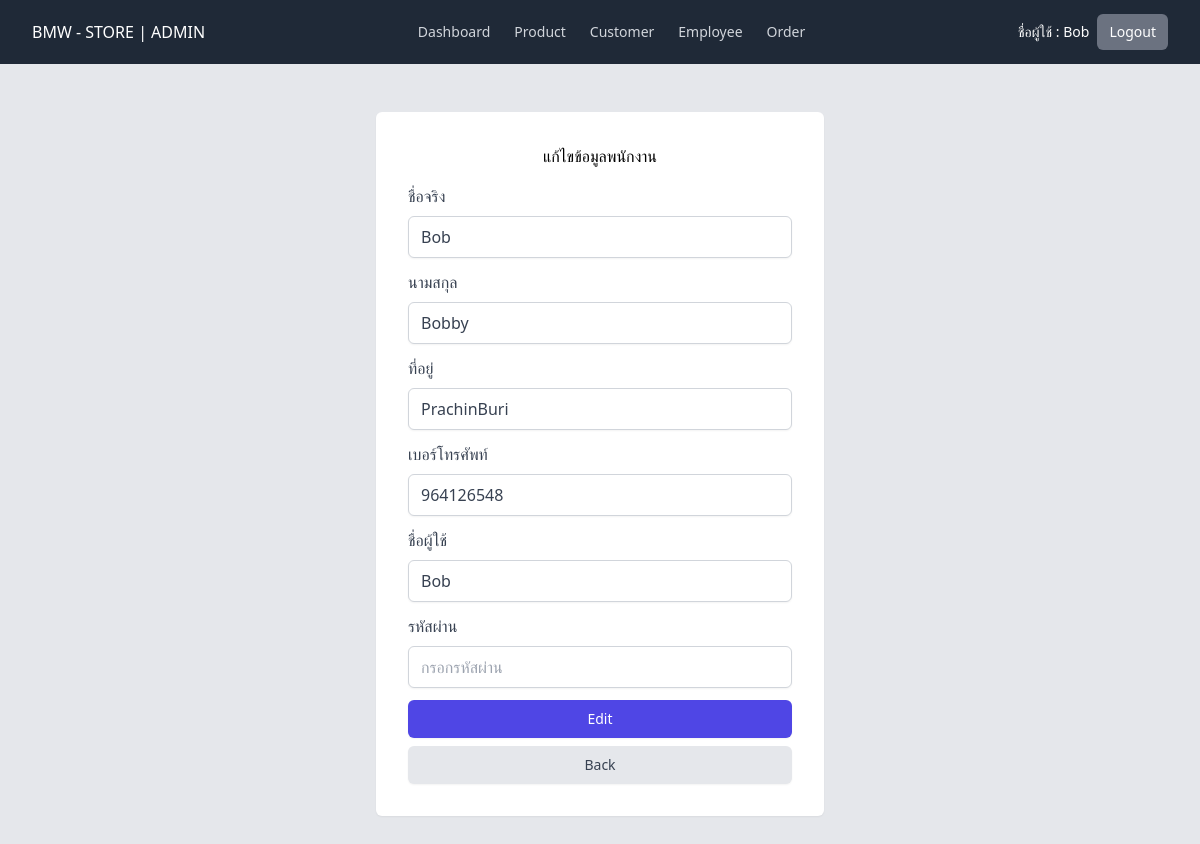
The app's page /admin/employee/edit.php?id=3 (signed in) with its own data.
### tables this page shows
CREATE TABLE `employee` (
  `EmployeeID` int(11) NOT NULL,
  `fname` varchar(120) NOT NULL,
  `lname` varchar(120) NOT NULL,
  `address` text NOT NULL,
  `tel` int(11) NOT NULL,
  `username` varchar(60) NOT NULL,
  `password` varchar(120) NOT NULL
);

### admin/employee/edit.php (the view, shortened to what this page needs)
<!DOCTYPE html>
<html lang="en">
</html>
<head>
    <?php include_once('./../../components/header.php'); ?>
</head>
<body class="bg-gray-200">
<?php
    require_once('./../../config/database.php');
    $id = $_GET['id'];
    $queryStr = "SELECT * FROM employee WHERE EmployeeID = '$id'";
    $result = $db->query($queryStr);
    $employee = $result->fetch_assoc();
?>
    <?php include_once('./../../components/admin/menu.php'); ?>
    <div class="max-w-md mx-auto my-12 bg-white p-8 rounded-md shadow-sm">
<h3 class="text-center mb-4">แก้ไขข้อมูลพนักงาน</h3>
<form method="POST" action="./edit.php?id=<?php echo $id; ?>" class="mx-auto max-w-md">
    <div class="mb-3">
        <label class="block font-medium text-gray-700 mb-2">ชื่อจริง</label>
        <input name="fname" type="text" value="<?php echo $employee['fname'] ?>"
            class="form-input rounded-md shadow-sm w-full py-2 px-3 text-gray-700 border border-gray-300 focus:outline-none focus:ring-2 focus:ring-offset-2 focus:ring-indigo-500"
            placeholder="แก้ไขชื่อจริง" required>
    </div>
    <div class="mb-3">
        <label class="block font-medium text-gray-700 mb-2">นามสกุล</label>
        <input name="lname" type="text" value="<?php echo $employee['lname'] ?>"
            class="form-input rounded-md shadow-sm w-full py-2 px-3 text-gray-700 border border-gray-300 focus:outline-none focus:ring-2 focus:ring-offset-2 focus:ring-indigo-500"
            placeholder="แก้ไขนามสกุล" required>
    </div>
    <div class="mb-3">
        <label class="block font-medium text-gray-700 mb-2">ที่อยู่</label>
        <input name="address" type="text" value="<?php echo $employee['address'] ?>"
            class="form-input rounded-md shadow-sm w-full py-2 px-3 text-gray-700 border border-gray-300 focus:outline-none focus:ring-2 focus:ring-offset-2 focus:ring-indigo-500"
            placeholder="แก้ไขที่อยู่" required>
    </div>
    <div class="mb-3">
        <label class="block font-medium text-gray-700 mb-2">เบอร์โทรศัพท์</label>
        <input name="tel" type="text" value="<?php echo $employee['tel'] ?>"
            class="form-input rounded-md shadow-sm w-full py-2 px-3 text-gray-700 border border-gray-300 focus:outline-none focus:ring-2 focus:ring-offset-2 focus:ring-indigo-500"
            placeholder="แก้ไขเบอร์โทร" required>
    </div>
    <div class="mb-3">
        <label class="block font-medium text-gray-700 mb-2">ชื่อผู้ใช้</label>
        <input name="username" type="text" value="<?php echo $employee['username'] ?>"
            class="form-input rounded-md shadow-sm w-full py-2 px-3 text-gray-700 border border-gray-300 focus:outline-none focus:ring-2 focus:ring-offset-2 focus:ring-indigo-500"
            placeholder="แก้ไขชื่อผู้ใช้งาน" required>
    </div>
    <div class="mb-3">
        <label class="block font-medium text-gray-700 mb-2">รหัสผ่าน</label>
        <input name="password" type="password"
            class="form-input rounded-md shadow-sm w-full py-2 px-3 text-gray-700 border border-gray-300 focus:outline-none focus:ring-2 focus:ring-offset-2 focus:ring-indigo-500"
            placeholder="กรอกรหัสผ่าน">
    </div>
    <button name="btnEditEmp"
        class="w-full flex justify-center py-2 px-4 border border-transparent rounded-md shadow-sm text-sm font-medium text-white bg-indigo-600 hover:bg-indigo-700 focus:outline-none focus:ring-2 focus:ring-offset-2 focus:ring-indigo-500 mt-3">
        Edit
    </button>
    <a href="./index.php"
        class="w-full flex justify-center py-2 px-4 border border-transparent rounded-md shadow-sm text-sm font-medium text-gray-700 bg-gray-200 hover:bg-gray-300 focus:outline-none focus:ring-2 focus:ring-offset-2 focus:ring-gray-500 mt-2">
        Back
    </a>
</form>
</div>
</body>
</html>

### records on screen
employee: fname "Bob", lname "Bobby", address "PrachinBuri", tel "964126548", username "Bob"

### other values on screen
$_SESSION['firstname'] "Bob"
